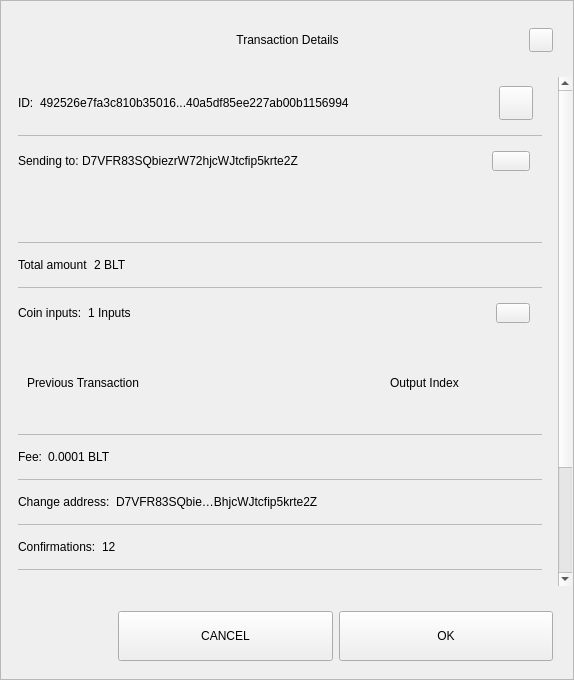
<?xml version="1.0" encoding="UTF-8"?>
<ui version="4.0">
 <class>TxDetailDialog</class>
 <widget class="QWidget" name="TxDetailDialog">
  <property name="geometry">
   <rect>
    <x>0</x>
    <y>0</y>
    <width>574</width>
    <height>680</height>
   </rect>
  </property>
  <property name="sizePolicy">
   <sizepolicy hsizetype="Preferred" vsizetype="Expanding">
    <horstretch>0</horstretch>
    <verstretch>0</verstretch>
   </sizepolicy>
  </property>
  <property name="minimumSize">
   <size>
    <width>574</width>
    <height>500</height>
   </size>
  </property>
  <property name="windowTitle">
   <string>Form</string>
  </property>
  <property name="styleSheet">
   <string notr="true"/>
  </property>
  <layout class="QVBoxLayout" name="verticalLayout_3">
   <property name="spacing">
    <number>0</number>
   </property>
   <property name="leftMargin">
    <number>0</number>
   </property>
   <property name="topMargin">
    <number>0</number>
   </property>
   <property name="rightMargin">
    <number>0</number>
   </property>
   <property name="bottomMargin">
    <number>0</number>
   </property>
   <item>
    <widget class="QFrame" name="frame">
     <property name="sizePolicy">
      <sizepolicy hsizetype="Preferred" vsizetype="Expanding">
       <horstretch>0</horstretch>
       <verstretch>0</verstretch>
      </sizepolicy>
     </property>
     <property name="styleSheet">
      <string notr="true"/>
     </property>
     <property name="frameShape">
      <enum>QFrame::StyledPanel</enum>
     </property>
     <property name="frameShadow">
      <enum>QFrame::Raised</enum>
     </property>
     <layout class="QVBoxLayout" name="verticalLayout">
      <property name="leftMargin">
       <number>0</number>
      </property>
      <property name="rightMargin">
       <number>0</number>
      </property>
      <item>
       <layout class="QHBoxLayout" name="horizontalLayout_3">
        <property name="spacing">
         <number>0</number>
        </property>
        <property name="leftMargin">
         <number>20</number>
        </property>
        <property name="topMargin">
         <number>10</number>
        </property>
        <property name="rightMargin">
         <number>20</number>
        </property>
        <item>
         <spacer name="horizontalSpacer_1">
          <property name="orientation">
           <enum>Qt::Horizontal</enum>
          </property>
          <property name="sizeHint" stdset="0">
           <size>
            <width>40</width>
            <height>20</height>
           </size>
          </property>
         </spacer>
        </item>
        <item>
         <widget class="QLabel" name="labelTitle">
          <property name="minimumSize">
           <size>
            <width>0</width>
            <height>40</height>
           </size>
          </property>
          <property name="maximumSize">
           <size>
            <width>16777215</width>
            <height>40</height>
           </size>
          </property>
          <property name="styleSheet">
           <string notr="true">padding-left:24px;</string>
          </property>
          <property name="text">
           <string>Transaction Details</string>
          </property>
          <property name="alignment">
           <set>Qt::AlignCenter</set>
          </property>
          <property name="margin">
           <number>7</number>
          </property>
         </widget>
        </item>
        <item>
         <spacer name="horizontalSpacer_2">
          <property name="orientation">
           <enum>Qt::Horizontal</enum>
          </property>
          <property name="sizeHint" stdset="0">
           <size>
            <width>40</width>
            <height>20</height>
           </size>
          </property>
         </spacer>
        </item>
        <item>
         <widget class="QPushButton" name="btnEsc">
          <property name="minimumSize">
           <size>
            <width>24</width>
            <height>24</height>
           </size>
          </property>
          <property name="maximumSize">
           <size>
            <width>24</width>
            <height>24</height>
           </size>
          </property>
          <property name="focusPolicy">
           <enum>Qt::NoFocus</enum>
          </property>
          <property name="text">
           <string/>
          </property>
         </widget>
        </item>
       </layout>
      </item>
      <item>
       <spacer name="verticalSpacer">
        <property name="orientation">
         <enum>Qt::Vertical</enum>
        </property>
        <property name="sizeType">
         <enum>QSizePolicy::Fixed</enum>
        </property>
        <property name="sizeHint" stdset="0">
         <size>
          <width>20</width>
          <height>10</height>
         </size>
        </property>
       </spacer>
      </item>
      <item>
       <widget class="QWidget" name="layoutScroll" native="true">
        <property name="minimumSize">
         <size>
          <width>0</width>
          <height>0</height>
         </size>
        </property>
        <layout class="QVBoxLayout" name="verticalLayout_4">
         <property name="leftMargin">
          <number>0</number>
         </property>
         <property name="topMargin">
          <number>0</number>
         </property>
         <property name="rightMargin">
          <number>0</number>
         </property>
         <item>
          <widget class="QScrollArea" name="scrollArea">
           <property name="styleSheet">
            <string notr="true">#scrollArea {
background:transparent;
}</string>
           </property>
           <property name="horizontalScrollBarPolicy">
            <enum>Qt::ScrollBarAlwaysOff</enum>
           </property>
           <property name="sizeAdjustPolicy">
            <enum>QAbstractScrollArea::AdjustIgnored</enum>
           </property>
           <property name="widgetResizable">
            <bool>true</bool>
           </property>
           <property name="alignment">
            <set>Qt::AlignLeading|Qt::AlignLeft|Qt::AlignTop</set>
           </property>
           <widget class="QWidget" name="scrollAreaWidgetContents">
            <property name="geometry">
             <rect>
              <x>0</x>
              <y>0</y>
              <width>556</width>
              <height>672</height>
             </rect>
            </property>
            <property name="autoFillBackground">
             <bool>false</bool>
            </property>
            <property name="styleSheet">
             <string notr="true">#scrollAreaWidgetContents {
background:transparent;
}</string>
            </property>
            <layout class="QVBoxLayout" name="verticalLayout_7">
             <property name="spacing">
              <number>0</number>
             </property>
             <property name="sizeConstraint">
              <enum>QLayout::SetDefaultConstraint</enum>
             </property>
             <property name="leftMargin">
              <number>0</number>
             </property>
             <property name="topMargin">
              <number>0</number>
             </property>
             <property name="rightMargin">
              <number>0</number>
             </property>
             <property name="bottomMargin">
              <number>0</number>
             </property>
             <item>
              <widget class="QWidget" name="content" native="true">
               <layout class="QVBoxLayout" name="verticalLayout_2">
                <property name="leftMargin">
                 <number>16</number>
                </property>
                <property name="topMargin">
                 <number>0</number>
                </property>
                <property name="rightMargin">
                 <number>16</number>
                </property>
                <item>
                 <widget class="QWidget" name="contentID" native="true">
                  <layout class="QHBoxLayout" name="horizontalLayout_12" stretch="0,1,0">
                   <property name="leftMargin">
                    <number>0</number>
                   </property>
                   <item>
                    <widget class="QLabel" name="labelId">
                     <property name="maximumSize">
                      <size>
                       <width>16777215</width>
                       <height>16777215</height>
                      </size>
                     </property>
                     <property name="text">
                      <string>ID:</string>
                     </property>
                    </widget>
                   </item>
                   <item>
                    <widget class="QLabel" name="textId">
                     <property name="text">
                      <string>492526e7fa3c810b35016...40a5df85ee227ab00b1156994</string>
                     </property>
                    </widget>
                   </item>
                   <item>
                    <widget class="QPushButton" name="pushCopy">
                     <property name="minimumSize">
                      <size>
                       <width>34</width>
                       <height>34</height>
                      </size>
                     </property>
                     <property name="maximumSize">
                      <size>
                       <width>34</width>
                       <height>34</height>
                      </size>
                     </property>
                     <property name="focusPolicy">
                      <enum>Qt::NoFocus</enum>
                     </property>
                     <property name="text">
                      <string/>
                     </property>
                     <property name="iconSize">
                      <size>
                       <width>24</width>
                       <height>24</height>
                      </size>
                     </property>
                    </widget>
                   </item>
                  </layout>
                 </widget>
                </item>
                <item>
                 <widget class="QLabel" name="labelDivider9">
                  <property name="maximumSize">
                   <size>
                    <width>16777215</width>
                    <height>1</height>
                   </size>
                  </property>
                  <property name="styleSheet">
                   <string notr="true">background-color:#bababa;</string>
                  </property>
                  <property name="text">
                   <string/>
                  </property>
                 </widget>
                </item>
                <item>
                 <widget class="QWidget" name="contentOutputs" native="true">
                  <layout class="QHBoxLayout" name="horizontalLayout_11" stretch="0,3,0">
                   <property name="spacing">
                    <number>0</number>
                   </property>
                   <property name="leftMargin">
                    <number>0</number>
                   </property>
                   <property name="rightMargin">
                    <number>12</number>
                   </property>
                   <item>
                    <widget class="QLabel" name="labelSend">
                     <property name="maximumSize">
                      <size>
                       <width>16777215</width>
                       <height>16777215</height>
                      </size>
                     </property>
                     <property name="text">
                      <string>Sending to: </string>
                     </property>
                    </widget>
                   </item>
                   <item>
                    <widget class="QLabel" name="textSend">
                     <property name="text">
                      <string>D7VFR83SQbiezrW72hjcWJtcfip5krte2Z </string>
                     </property>
                    </widget>
                   </item>
                   <item>
                    <widget class="QPushButton" name="pushOutputs">
                     <property name="minimumSize">
                      <size>
                       <width>34</width>
                       <height>20</height>
                      </size>
                     </property>
                     <property name="maximumSize">
                      <size>
                       <width>38</width>
                       <height>20</height>
                      </size>
                     </property>
                     <property name="focusPolicy">
                      <enum>Qt::NoFocus</enum>
                     </property>
                     <property name="styleSheet">
                      <string notr="true"/>
                     </property>
                     <property name="text">
                      <string/>
                     </property>
                    </widget>
                   </item>
                  </layout>
                 </widget>
                </item>
                <item>
                 <widget class="QScrollArea" name="outputsScrollArea">
                  <property name="minimumSize">
                   <size>
                    <width>0</width>
                    <height>50</height>
                   </size>
                  </property>
                  <property name="styleSheet">
                   <string notr="true">#outputsScrollArea {
background:transparent;
}</string>
                  </property>
                  <property name="widgetResizable">
                   <bool>true</bool>
                  </property>
                  <widget class="QWidget" name="container_outputs_base">
                   <property name="geometry">
                    <rect>
                     <x>0</x>
                     <y>0</y>
                     <width>522</width>
                     <height>48</height>
                    </rect>
                   </property>
                   <property name="styleSheet">
                    <string notr="true">#container_outputs_base {
background:transparent;
}</string>
                   </property>
                  </widget>
                 </widget>
                </item>
                <item>
                 <widget class="QLabel" name="labelDivider8">
                  <property name="maximumSize">
                   <size>
                    <width>16777215</width>
                    <height>1</height>
                   </size>
                  </property>
                  <property name="styleSheet">
                   <string notr="true">background-color:#bababa;</string>
                  </property>
                  <property name="text">
                   <string/>
                  </property>
                 </widget>
                </item>
                <item>
                 <widget class="QWidget" name="contentAmount" native="true">
                  <layout class="QHBoxLayout" name="horizontalLayout_4" stretch="0,1">
                   <property name="leftMargin">
                    <number>0</number>
                   </property>
                   <item>
                    <widget class="QLabel" name="labelAmount">
                     <property name="maximumSize">
                      <size>
                       <width>16777215</width>
                       <height>16777215</height>
                      </size>
                     </property>
                     <property name="text">
                      <string>Total amount</string>
                     </property>
                    </widget>
                   </item>
                   <item>
                    <widget class="QLabel" name="textAmount">
                     <property name="text">
                      <string>2 BLT</string>
                     </property>
                    </widget>
                   </item>
                  </layout>
                 </widget>
                </item>
                <item>
                 <widget class="QLabel" name="labelDivider6">
                  <property name="maximumSize">
                   <size>
                    <width>16777215</width>
                    <height>1</height>
                   </size>
                  </property>
                  <property name="styleSheet">
                   <string notr="true">background-color:#bababa;</string>
                  </property>
                  <property name="text">
                   <string/>
                  </property>
                 </widget>
                </item>
                <item>
                 <widget class="QWidget" name="contentInputs" native="true">
                  <layout class="QHBoxLayout" name="horizontalLayout" stretch="0,2,0">
                   <property name="leftMargin">
                    <number>0</number>
                   </property>
                   <property name="rightMargin">
                    <number>12</number>
                   </property>
                   <item>
                    <widget class="QLabel" name="labelInputs">
                     <property name="sizePolicy">
                      <sizepolicy hsizetype="Minimum" vsizetype="Preferred">
                       <horstretch>0</horstretch>
                       <verstretch>0</verstretch>
                      </sizepolicy>
                     </property>
                     <property name="maximumSize">
                      <size>
                       <width>16777215</width>
                       <height>16777215</height>
                      </size>
                     </property>
                     <property name="text">
                      <string>Coin inputs:</string>
                     </property>
                    </widget>
                   </item>
                   <item>
                    <widget class="QLabel" name="textInputs">
                     <property name="text">
                      <string>1 Inputs</string>
                     </property>
                    </widget>
                   </item>
                   <item>
                    <widget class="QPushButton" name="pushInputs">
                     <property name="maximumSize">
                      <size>
                       <width>34</width>
                       <height>20</height>
                      </size>
                     </property>
                     <property name="focusPolicy">
                      <enum>Qt::NoFocus</enum>
                     </property>
                     <property name="styleSheet">
                      <string notr="true"/>
                     </property>
                     <property name="text">
                      <string/>
                     </property>
                    </widget>
                   </item>
                  </layout>
                 </widget>
                </item>
                <item>
                 <widget class="QFrame" name="gridInputs">
                  <property name="sizePolicy">
                   <sizepolicy hsizetype="Preferred" vsizetype="MinimumExpanding">
                    <horstretch>0</horstretch>
                    <verstretch>0</verstretch>
                   </sizepolicy>
                  </property>
                  <property name="minimumSize">
                   <size>
                    <width>0</width>
                    <height>90</height>
                   </size>
                  </property>
                  <layout class="QGridLayout" name="gridLayoutInput" columnstretch="5,2" rowminimumheight="0">
                   <property name="sizeConstraint">
                    <enum>QLayout::SetMaximumSize</enum>
                   </property>
                   <property name="verticalSpacing">
                    <number>0</number>
                   </property>
                   <item row="0" column="0" alignment="Qt::AlignLeft">
                    <widget class="QLabel" name="labelTitlePrevTx">
                     <property name="text">
                      <string>Previous Transaction</string>
                     </property>
                    </widget>
                   </item>
                   <item row="0" column="1" alignment="Qt::AlignLeft">
                    <widget class="QLabel" name="labelOutputIndex">
                     <property name="text">
                      <string>Output Index</string>
                     </property>
                     <property name="alignment">
                      <set>Qt::AlignCenter</set>
                     </property>
                    </widget>
                   </item>
                  </layout>
                 </widget>
                </item>
                <item>
                 <widget class="QLabel" name="labelDivider1">
                  <property name="maximumSize">
                   <size>
                    <width>16777215</width>
                    <height>1</height>
                   </size>
                  </property>
                  <property name="styleSheet">
                   <string notr="true">background-color:#bababa;</string>
                  </property>
                  <property name="text">
                   <string/>
                  </property>
                 </widget>
                </item>
                <item>
                 <widget class="QWidget" name="contentFee" native="true">
                  <layout class="QHBoxLayout" name="horizontalLayout_7" stretch="0,1">
                   <property name="leftMargin">
                    <number>0</number>
                   </property>
                   <item>
                    <widget class="QLabel" name="labelFee">
                     <property name="maximumSize">
                      <size>
                       <width>16777215</width>
                       <height>16777215</height>
                      </size>
                     </property>
                     <property name="text">
                      <string>Fee:</string>
                     </property>
                    </widget>
                   </item>
                   <item>
                    <widget class="QLabel" name="textFee">
                     <property name="text">
                      <string>0.0001 BLT</string>
                     </property>
                    </widget>
                   </item>
                  </layout>
                 </widget>
                </item>
                <item>
                 <widget class="QLabel" name="labelDivider2">
                  <property name="maximumSize">
                   <size>
                    <width>16777215</width>
                    <height>1</height>
                   </size>
                  </property>
                  <property name="styleSheet">
                   <string notr="true">background-color:#bababa;</string>
                  </property>
                  <property name="text">
                   <string/>
                  </property>
                 </widget>
                </item>
                <item>
                 <widget class="QWidget" name="contentChangeAddress" native="true">
                  <layout class="QHBoxLayout" name="horizontalLayout_6" stretch="0,1">
                   <property name="leftMargin">
                    <number>0</number>
                   </property>
                   <item>
                    <widget class="QLabel" name="labelChange">
                     <property name="maximumSize">
                      <size>
                       <width>16777215</width>
                       <height>16777215</height>
                      </size>
                     </property>
                     <property name="text">
                      <string>Change address:</string>
                     </property>
                    </widget>
                   </item>
                   <item>
                    <widget class="QLabel" name="textChange">
                     <property name="text">
                      <string>D7VFR83SQbie…BhjcWJtcfip5krte2Z </string>
                     </property>
                    </widget>
                   </item>
                  </layout>
                 </widget>
                </item>
                <item>
                 <widget class="QLabel" name="labelDivider4">
                  <property name="maximumSize">
                   <size>
                    <width>16777215</width>
                    <height>1</height>
                   </size>
                  </property>
                  <property name="styleSheet">
                   <string notr="true">background-color:#bababa;</string>
                  </property>
                  <property name="text">
                   <string/>
                  </property>
                 </widget>
                </item>
                <item>
                 <widget class="QWidget" name="contentConfirmations" native="true">
                  <layout class="QHBoxLayout" name="horizontalLayout_8" stretch="0,1">
                   <property name="leftMargin">
                    <number>0</number>
                   </property>
                   <item>
                    <widget class="QLabel" name="labelConfirmations">
                     <property name="maximumSize">
                      <size>
                       <width>16777215</width>
                       <height>16777215</height>
                      </size>
                     </property>
                     <property name="text">
                      <string>Confirmations:</string>
                     </property>
                    </widget>
                   </item>
                   <item>
                    <widget class="QLabel" name="textConfirmations">
                     <property name="text">
                      <string>12</string>
                     </property>
                    </widget>
                   </item>
                  </layout>
                 </widget>
                </item>
                <item>
                 <widget class="QLabel" name="labelDivider7">
                  <property name="maximumSize">
                   <size>
                    <width>16777215</width>
                    <height>1</height>
                   </size>
                  </property>
                  <property name="styleSheet">
                   <string notr="true">background-color:#bababa;</string>
                  </property>
                  <property name="text">
                   <string/>
                  </property>
                 </widget>
                </item>
                <item>
                 <widget class="QWidget" name="contentSize" native="true">
                  <layout class="QHBoxLayout" name="horizontalLayout_9" stretch="0,1">
                   <property name="leftMargin">
                    <number>0</number>
                   </property>
                   <item>
                    <widget class="QLabel" name="labelSize">
                     <property name="maximumSize">
                      <size>
                       <width>16777215</width>
                       <height>16777215</height>
                      </size>
                     </property>
                     <property name="text">
                      <string>Size:</string>
                     </property>
                    </widget>
                   </item>
                   <item>
                    <widget class="QLabel" name="textSize">
                     <property name="text">
                      <string>2 kB</string>
                     </property>
                    </widget>
                   </item>
                  </layout>
                 </widget>
                </item>
                <item>
                 <widget class="QLabel" name="labelDivider3">
                  <property name="maximumSize">
                   <size>
                    <width>16777215</width>
                    <height>1</height>
                   </size>
                  </property>
                  <property name="styleSheet">
                   <string notr="true">background-color:#bababa;</string>
                  </property>
                  <property name="text">
                   <string/>
                  </property>
                 </widget>
                </item>
                <item>
                 <widget class="QWidget" name="contentDate" native="true">
                  <layout class="QHBoxLayout" name="horizontalLayout_5" stretch="0,1">
                   <property name="leftMargin">
                    <number>0</number>
                   </property>
                   <item>
                    <widget class="QLabel" name="labelDate">
                     <property name="maximumSize">
                      <size>
                       <width>16777215</width>
                       <height>16777215</height>
                      </size>
                     </property>
                     <property name="text">
                      <string>Date:</string>
                     </property>
                    </widget>
                   </item>
                   <item>
                    <widget class="QLabel" name="textDate">
                     <property name="text">
                      <string>May 25, 2017</string>
                     </property>
                    </widget>
                   </item>
                  </layout>
                 </widget>
                </item>
                <item>
                 <widget class="QLabel" name="labelDivider5">
                  <property name="maximumSize">
                   <size>
                    <width>16777215</width>
                    <height>1</height>
                   </size>
                  </property>
                  <property name="styleSheet">
                   <string notr="true">background-color:#bababa;</string>
                  </property>
                  <property name="text">
                   <string/>
                  </property>
                 </widget>
                </item>
                <item>
                 <widget class="QWidget" name="contentStatus" native="true">
                  <layout class="QHBoxLayout" name="horizontalLayout_10" stretch="0,1">
                   <property name="leftMargin">
                    <number>0</number>
                   </property>
                   <item>
                    <widget class="QLabel" name="labelStatus">
                     <property name="maximumSize">
                      <size>
                       <width>16777215</width>
                       <height>16777215</height>
                      </size>
                     </property>
                     <property name="text">
                      <string>Status:</string>
                     </property>
                    </widget>
                   </item>
                   <item>
                    <widget class="QLabel" name="textStatus">
                     <property name="text">
                      <string>Spendable</string>
                     </property>
                    </widget>
                   </item>
                  </layout>
                 </widget>
                </item>
                <item>
                 <spacer name="verticalSpacer_2">
                  <property name="orientation">
                   <enum>Qt::Vertical</enum>
                  </property>
                  <property name="sizeType">
                   <enum>QSizePolicy::Expanding</enum>
                  </property>
                  <property name="sizeHint" stdset="0">
                   <size>
                    <width>20</width>
                    <height>10</height>
                   </size>
                  </property>
                 </spacer>
                </item>
                <item>
                 <widget class="QLabel" name="labelWarning">
                  <property name="text">
                   <string>TextLabel</string>
                  </property>
                  <property name="alignment">
                   <set>Qt::AlignCenter</set>
                  </property>
                 </widget>
                </item>
               </layout>
              </widget>
             </item>
            </layout>
           </widget>
          </widget>
         </item>
        </layout>
       </widget>
      </item>
      <item>
       <widget class="QWidget" name="containerButtons" native="true">
        <layout class="QHBoxLayout" name="horizontalLayout1" stretch="1,2,2">
         <property name="leftMargin">
          <number>10</number>
         </property>
         <property name="rightMargin">
          <number>20</number>
         </property>
         <item>
          <spacer name="horizontalSpacer_3">
           <property name="orientation">
            <enum>Qt::Horizontal</enum>
           </property>
           <property name="sizeHint" stdset="0">
            <size>
             <width>40</width>
             <height>20</height>
            </size>
           </property>
          </spacer>
         </item>
         <item>
          <widget class="QPushButton" name="btnCancel">
           <property name="minimumSize">
            <size>
             <width>200</width>
             <height>50</height>
            </size>
           </property>
           <property name="focusPolicy">
            <enum>Qt::NoFocus</enum>
           </property>
           <property name="text">
            <string>CANCEL</string>
           </property>
          </widget>
         </item>
         <item>
          <widget class="QPushButton" name="btnSave">
           <property name="minimumSize">
            <size>
             <width>200</width>
             <height>50</height>
            </size>
           </property>
           <property name="focusPolicy">
            <enum>Qt::NoFocus</enum>
           </property>
           <property name="text">
            <string>OK</string>
           </property>
          </widget>
         </item>
        </layout>
       </widget>
      </item>
     </layout>
    </widget>
   </item>
  </layout>
 </widget>
 <resources/>
 <connections/>
</ui>
